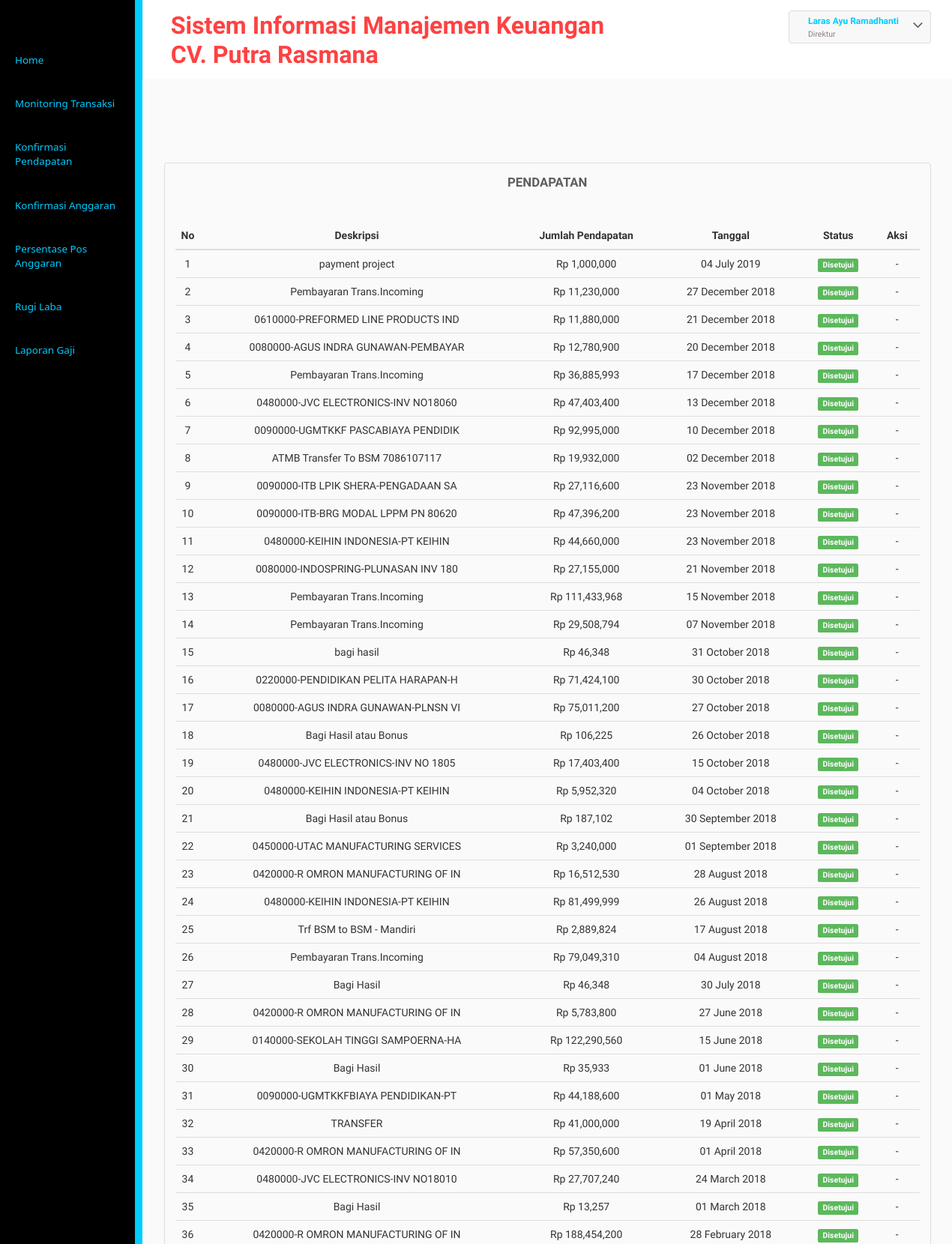
Page /direktur/kpendapatan.php (signed in, upper part) on the committed database.
### tables this page shows
CREATE TABLE `pengguna` (
  `id_pengguna` varchar(25) NOT NULL,
  `username` varchar(55) NOT NULL,
  `password` text NOT NULL,
  `email` varchar(55) NOT NULL,
  `level` varchar(25) NOT NULL,
  `id_pegawai` varchar(25) NOT NULL
);

CREATE TABLE `pegawai` (
  `id_pegawai` varchar(25) NOT NULL,
  `nama` varchar(56) NOT NULL,
  `jabatan` varchar(30) NOT NULL
);

CREATE TABLE `pendapatan` (
  `kd_pendapatan` varchar(25) NOT NULL,
  `keterangan` text NOT NULL,
  `jumlahpendapatan` int(11) NOT NULL,
  `tanggal` datetime NOT NULL,
  `id_pengguna` varchar(25) NOT NULL,
  `tanggaldisetujui` datetime NOT NULL
);

### direktur/kpendapatan.php (the view, shortened to what this page needs)
<?php
include("libfunc.php");
include("../libfunc.php");
$link=koneksidb();
if(($_SESSION['logadm']==true) && ($_SESSION['useradm']!="")){
  headmin();
?>
    <div class="inner-block">
      <div class="table-agile-info">
  <div class="panel panel-default">
    <div class="chit-chat-heading">
      Pendapatan
    </div>
    <div class="table-responsive">
      <table class="table table-hover">
        <thead>
          <tr>
            <th style="width:20px;"><center>No</center></th>
            <th><center>Deskripsi</center></th>
            <th><center>Jumlah Pendapatan</center></th>
            <th><center>Tanggal</center></th>
            <th><center>Status</center></th>
            <th><center>Aksi</center></th>
          </tr>
        </thead>
        <tbody>
          <?php
          $sql1="SELECT * FROM pendapatan WHERE kd_pendapatan!='PDP00000' AND kd_pendapatan LIKE '%PDP%' ORDER BY tanggal DESC";
          $res1=mysqli_query($link,$sql1);
          $i=1;
          while($data1=mysqli_fetch_array($res1)){
            $format = date('d F Y', strtotime($data1['tanggal']));
          ?>
          <tr>
            <td><center><?php echo $i;?></center></td>
            <td><center><?php echo $data1['keterangan'];?></center></td>
            <td><center><?php echo "Rp ".number_format($data1['jumlahpendapatan']);?></center></td>
            <td><center><?php echo $format;?></center></td>
            <td><center><?php
              if($data1['tanggaldisetujui']!="0000-00-00 00:00:00"){
                echo "<span class='label label-success'>Disetujui</span>";
              }else{
                echo "<span class='label label-danger'>Belum Disetujui</span>";
              }
            ?></center></td>
            <td><center><?php
              if($data1['tanggaldisetujui']!="0000-00-00 00:00:00"){
                echo "-";
              }else{
                ?>
                <a href="pkpendapatan.php?&BYEWdwU=<?php echo base64_encode($data1['kd_pendapatan']);?>" onClick="return confirm('Konfirmasi Pendapatan?')"> <button class="btn btn-primary btn-xs"><i class="fa fa-pencil"></i></button></a>
                <?php
              }
            ?></center></td>
          </tr>
          <?php
          $i++;
          }
          ?>
        </tbody>
      </table>
    </div>
  </div>
</div>
</div>
</div>
</div>
<?php
sidemin();
}else{
  header("Location: ../masuk.php");
}
?>

### direktur/libfunc.php (shortened to what this page needs)
<?php
function headmin(){
	$iduser=$_SESSION['idadm'];
	$link=koneksidb();
	$sql="SELECT * FROM pengguna pg INNER JOIN pegawai p ON pg.id_pegawai=p.id_pegawai WHERE id_pengguna='$iduser'";
	$res=mysqli_query($link,$sql);
	$data=mysqli_fetch_array($res);
	?>
	<!DOCTYPE HTML>
<html>
<head>
	<link href="../css/bootstrap.css" rel="stylesheet" type="text/css" media="all">
	<link href="../css/style.css" rel="stylesheet" type="text/css" media="all"/>
	<link href="../css/font-awesome.css" rel="stylesheet">
</head>
<body>
	<div class="page-container">
		<div class="left-content">
			<div class="mother-grid-inner">
				<div class="header-main">
					<div class="header-left">
						<div class="logo-name">
							<a href="index">
								<h1>Sistem Informasi Manajemen Keuangan</h1>
									<h1><marquee> CV. Putra Rasmana</marquee></h1>
									</a>
							</div>
							<div class="clearfix"> </div>
						</div>
						<div class="header-right">
							<div class="profile_details">
								<ul>
									<li class="dropdown profile_details_drop">
										<a href="#" class="dropdown-toggle" data-toggle="dropdown" aria-expanded="false">
											<div class="profile_img">
												<div class="user-name">
													<p><?php echo $data['nama'];?></p>
													<span><?php echo $data['level'];?></span>
												</div>
												<i class="fa fa-angle-down lnr"></i>
												<div class="clearfix"></div>
											</div>
										</a>
									</li>
								</ul>
							</div>
							<div class="clearfix"> </div>
						</div>
						<div class="clearfix"> </div>
					</div>
			<?php
		}
		function sidemin(){
			?>
			<div class="sidebar-menu">
				<div class="logo"> <a href="#" class="sidebar-icon"> <span class="fa fa-bars"></span> </a>  </div>
				<div class="menu">
					<ul id="menu" >
						<li id="menu-home" ><a href="../direktur"><span>Home</span></a></li>
						<li><a href="monitoringtransaksi.php"><span>Monitoring Transaksi</span></a></li>
						<li><a href="kpendapatan.php"><span>Konfirmasi Pendapatan</span></a></li>
						<li><a href="kanggaranbiaya.php"><span>Konfirmasi Anggaran </span></a></li>
						<li><a href="persentase.php"><span>Persentase Pos Anggaran </span></a></li>
						<li><a href="trugilaba.php"><span>Rugi Laba</span></a></li>
						<li><a href="lapgaji.php"><span>Laporan Gaji</span></a></li>
					</ul>
				</div>
			</div>
		</div>
	</body>
	</html>
			<?php
		}
	?>

### rows in the picture
pengguna: id_pegawai.nama "Laras Ayu Ramadhanti", level "Direktur"
pendapatan: keterangan "payment project", jumlahpendapatan "1,000,000", tanggal "04 July 2019", shows "Disetujui"
pendapatan: keterangan "Pembayaran Trans.Incoming", jumlahpendapatan "11,230,000", tanggal "27 December 2018", shows "Disetujui"
pendapatan: keterangan "0610000-PREFORMED LINE PRODUCTS IND", jumlahpendapatan "11,880,000", tanggal "21 December 2018", shows "Disetujui"
pendapatan: keterangan "0080000-AGUS INDRA GUNAWAN-PEMBAYAR", jumlahpendapatan "12,780,900", tanggal "20 December 2018", shows "Disetujui"
pendapatan: keterangan "Pembayaran Trans.Incoming", jumlahpendapatan "36,885,993", tanggal "17 December 2018", shows "Disetujui"
pendapatan: keterangan "0480000-JVC ELECTRONICS-INV NO18060", jumlahpendapatan "47,403,400", tanggal "13 December 2018", shows "Disetujui"
pendapatan: keterangan "0090000-UGMTKKF PASCABIAYA PENDIDIK", jumlahpendapatan "92,995,000", tanggal "10 December 2018", shows "Disetujui"
pendapatan: keterangan "ATMB Transfer To BSM 7086107117", jumlahpendapatan "19,932,000", tanggal "02 December 2018", shows "Disetujui"
pendapatan: keterangan "0090000-ITB LPIK SHERA-PENGADAAN SA", jumlahpendapatan "27,116,600", tanggal "23 November 2018", shows "Disetujui"
pendapatan: keterangan "0090000-ITB-BRG MODAL LPPM PN 80620", jumlahpendapatan "47,396,200", tanggal "23 November 2018", shows "Disetujui"
pendapatan: keterangan "0480000-KEIHIN INDONESIA-PT KEIHIN", jumlahpendapatan "44,660,000", tanggal "23 November 2018", shows "Disetujui"
pendapatan: keterangan "0080000-INDOSPRING-PLUNASAN INV 180", jumlahpendapatan "27,155,000", tanggal "21 November 2018", shows "Disetujui"
pendapatan: keterangan "Pembayaran Trans.Incoming", jumlahpendapatan "111,433,968", tanggal "15 November 2018", shows "Disetujui"
pendapatan: keterangan "Pembayaran Trans.Incoming", jumlahpendapatan "29,508,794", tanggal "07 November 2018", shows "Disetujui"
pendapatan: keterangan "bagi hasil", jumlahpendapatan "46,348", tanggal "31 October 2018", shows "Disetujui"
pendapatan: keterangan "0220000-PENDIDIKAN PELITA HARAPAN-H", jumlahpendapatan "71,424,100", tanggal "30 October 2018", shows "Disetujui"
pendapatan: keterangan "0080000-AGUS INDRA GUNAWAN-PLNSN VI", jumlahpendapatan "75,011,200", tanggal "27 October 2018", shows "Disetujui"
pendapatan: keterangan "Bagi Hasil atau Bonus", jumlahpendapatan "106,225", tanggal "26 October 2018", shows "Disetujui"
pendapatan: keterangan "0480000-JVC ELECTRONICS-INV NO 1805", jumlahpendapatan "17,403,400", tanggal "15 October 2018", shows "Disetujui"
pendapatan: keterangan "0480000-KEIHIN INDONESIA-PT KEIHIN", jumlahpendapatan "5,952,320", tanggal "04 October 2018", shows "Disetujui"
pendapatan: keterangan "Bagi Hasil atau Bonus", jumlahpendapatan "187,102", tanggal "30 September 2018", shows "Disetujui"
pendapatan: keterangan "0450000-UTAC MANUFACTURING SERVICES", jumlahpendapatan "3,240,000", tanggal "01 September 2018", shows "Disetujui"
pendapatan: keterangan "0420000-R OMRON MANUFACTURING OF IN", jumlahpendapatan "16,512,530", tanggal "28 August 2018", shows "Disetujui"
pendapatan: keterangan "0480000-KEIHIN INDONESIA-PT KEIHIN", jumlahpendapatan "81,499,999", tanggal "26 August 2018", shows "Disetujui"
pendapatan: keterangan "Trf BSM to BSM - Mandiri", jumlahpendapatan "2,889,824", tanggal "17 August 2018", shows "Disetujui"
pendapatan: keterangan "Pembayaran Trans.Incoming", jumlahpendapatan "79,049,310", tanggal "04 August 2018", shows "Disetujui"
pendapatan: keterangan "Bagi Hasil", jumlahpendapatan "46,348", tanggal "30 July 2018", shows "Disetujui"
pendapatan: keterangan "0420000-R OMRON MANUFACTURING OF IN", jumlahpendapatan "5,783,800", tanggal "27 June 2018", shows "Disetujui"
pendapatan: keterangan "0140000-SEKOLAH TINGGI SAMPOERNA-HA", jumlahpendapatan "122,290,560", tanggal "15 June 2018", shows "Disetujui"
pendapatan: keterangan "Bagi Hasil", jumlahpendapatan "35,933", tanggal "01 June 2018", shows "Disetujui"
pendapatan: keterangan "0090000-UGMTKKFBIAYA PENDIDIKAN-PT", jumlahpendapatan "44,188,600", tanggal "01 May 2018", shows "Disetujui"
pendapatan: keterangan "TRANSFER", jumlahpendapatan "41,000,000", tanggal "19 April 2018", shows "Disetujui"
pendapatan: keterangan "0420000-R OMRON MANUFACTURING OF IN", jumlahpendapatan "57,350,600", tanggal "01 April 2018", shows "Disetujui"
pendapatan: keterangan "0480000-JVC ELECTRONICS-INV NO18010", jumlahpendapatan "27,707,240", tanggal "24 March 2018", shows "Disetujui"
pendapatan: keterangan "Bagi Hasil", jumlahpendapatan "13,257", tanggal "01 March 2018", shows "Disetujui"
pendapatan: keterangan "0420000-R OMRON MANUFACTURING OF IN", jumlahpendapatan "188,454,200", tanggal "28 February 2018", shows "Disetujui"
